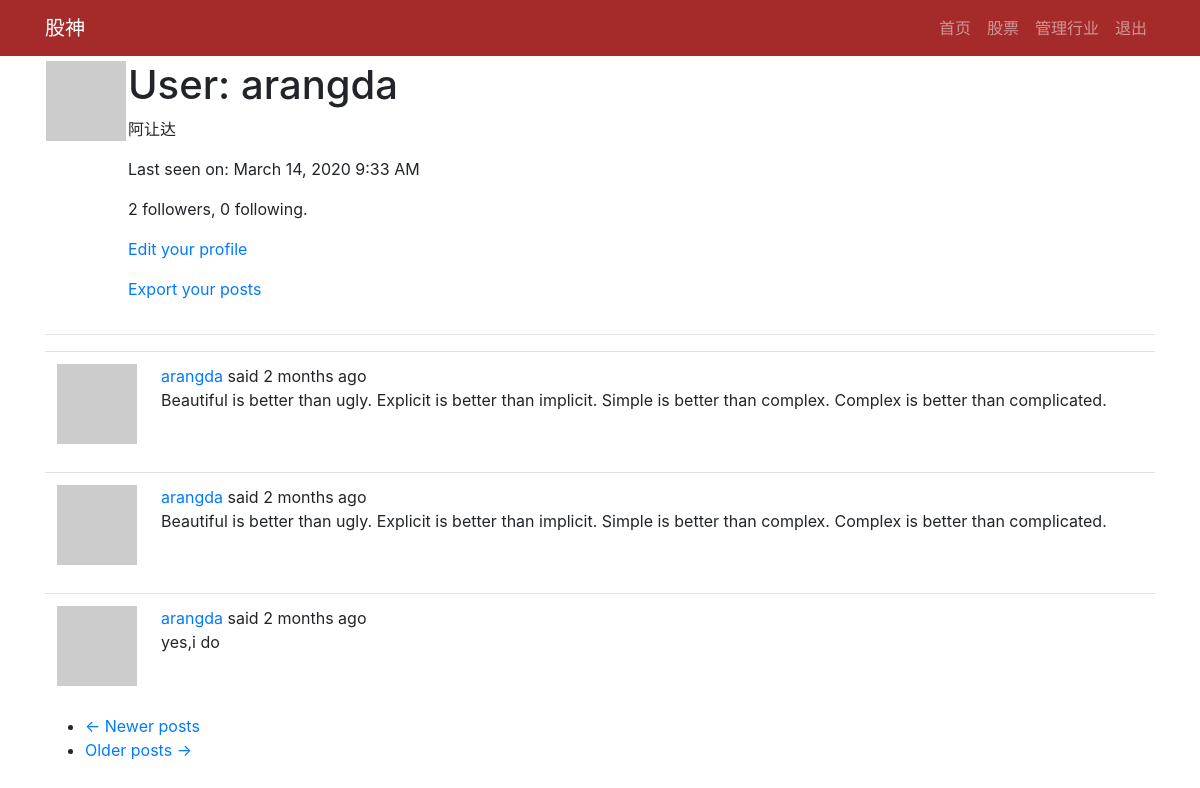
The app's page /user/arangda (signed in), older data.
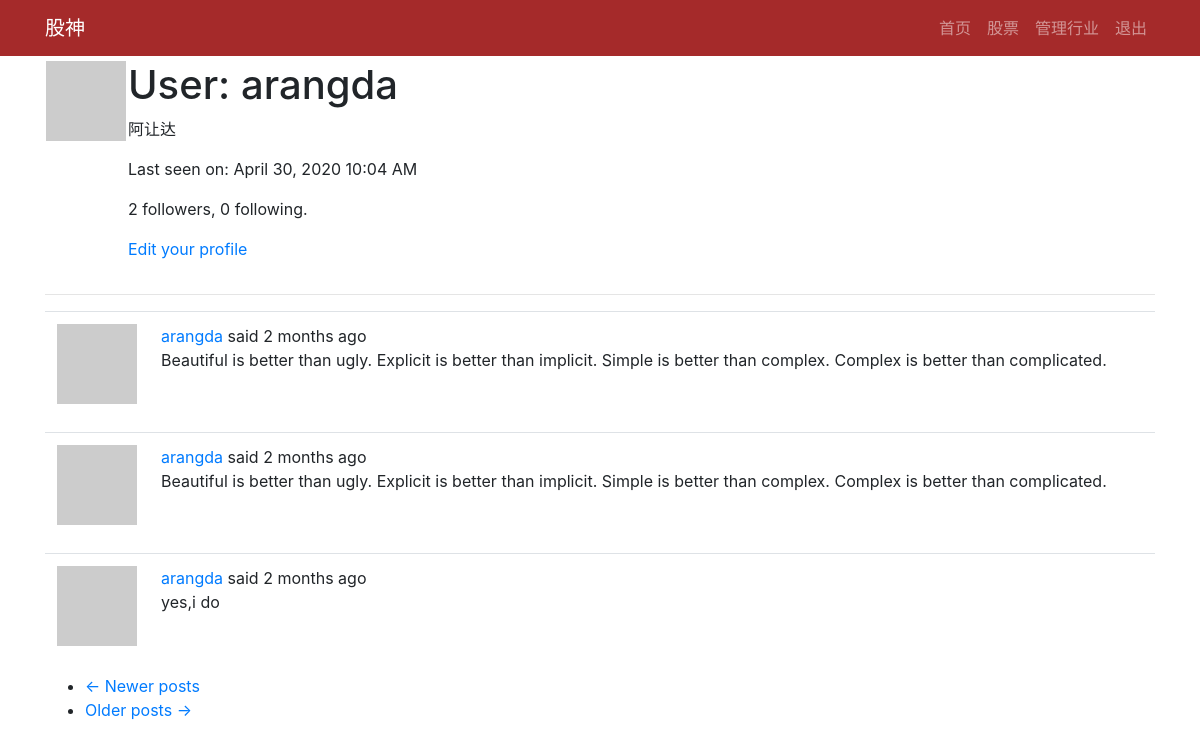
The same page, newer data.
### app/models.py (models this page shows, shortened)
class PaginatedAPIMixin(object):
    @staticmethod
    def to_collection_dict(query, page, per_page, endpoint, **kwargs):
        resources = query.paginate(page, per_page, False)
        data = {
            'items': [item.to_dict() for item in resources.items],
            '_meta': {
                'page': page,
                'per_page': per_page,
                'total_pages': resources.pages,
                'total_items': resources.total
            },
            '_links': {
                'self': url_for(endpoint, page=page, per_page=per_page,
                                **kwargs),
                'next': url_for(endpoint, page=page + 1, per_page=per_page,
                                **kwargs) if resources.has_next else None,
                'prev': url_for(endpoint, page=page - 1, per_page=per_page,
                                **kwargs) if resources.has_prev else None
            }
        }
        return data

class User(PaginatedAPIMixin,UserMixin,db.Model):
    id = db.Column(db.Integer,primary_key=True)
    username = db.Column(db.String(64),index=True,unique=True)
    email = db.Column(db.String(120),index=True,unique=True)
    password_hash = db.Column(db.String(128))
    about_me = db.Column(db.String(140))
    last_seen = db.Column(db.DateTime,default=datetime.utcnow)
    posts = db.relationship('Post',backref='author',lazy='dynamic')
    messages_sent = db.relationship('Message',
                                    foreign_keys='Message.sender_id',
                                    backref='author', lazy='dynamic')
    messages_received = db.relationship('Message',
                                        foreign_keys='Message.recipient_id',
                                        backref='recipient', lazy='dynamic')
    last_message_read_time = db.Column(db.DateTime)
    token = db.Column(db.String(32), index=True, unique=True)
    token_expiration = db.Column(db.DateTime)
    notifications = db.relationship('Notification',backref='user',lazy='dynamic')
    followed = db.relationship(
        'User',secondary=followers,
        primaryjoin=(followers.c.follower_id == id),
        secondaryjoin=(followers.c.followed_id == id),
        backref=db.backref('followers',lazy='dynamic'),lazy='dynamic'
    )
    tasks = db.relationship('Task',backref='user',lazy='dynamic')
    def avatar(self,size):
        digest = md5(self.email.lower().encode('utf-8')).hexdigest()
        return 'https://www.gravatar.com/avatar/{}?d=identicon&s={}'.format(digest,size)
    def get_task_in_progress(self, name):
        return Task.query.filter_by(name=name, user=self,
                                    complete=False).first()

### app/main/routes.py (the view)
@bp.route('/user/<username>')
@login_required
def user(username):
    user = User.query.filter_by(username=username).first_or_404()
    page = request.args.get('page',1,type=int)
    posts = user.posts.order_by(Post.timestamp.desc()).paginate(
        page,current_app.config['POSTS_PER_PAGE'],False
    )
    next_url = url_for('main.user',username=user.username,page=posts.next_num) if posts.has_next else None
    prev_url = url_for('main.user',username=user.username,page=posts.prev_num) if posts.has_prev else None
    return render_template('user.html', user=user, posts=posts.items,next_url=next_url,prev_url=prev_url)

### app/main/routes.py (called while the page is built)
@bp.before_app_request
def before_request():
    g.locale = str(get_locale())
    if current_user.is_authenticated:
        current_user.last_seen = datetime.utcnow()
        db.session.commit()

### app/models.py (called while the page is built)
@login.user_loader
def load_user(id):
    return User.query.get(int(id))

### app/templates/user.html (shortened to what this page needs)
{% extends "base.html" %}
{% block app_content %}
    <table>
        <tr valign="top">
            <td><img src="{{ user.avatar(128) }}"></td>
            <td>
                <h1>User: {{ user.username }}</h1>
                {% if user.about_me %}<p>{{ user.about_me }}</p>{% endif %}
                {% if user.last_seen %}<p>{{ _('Last seen on')}}: {{ moment(user.last_seen).format('LLL') }}</p>{% endif %}
                <p>{{ user.followers.count() }} {{_('followers')}}, {{ user.followed.count() }} {{ _('following')}}.</p>
                {% if user == current_user %}
                <p><a href="{{ url_for('main.edit_profile') }}">Edit your profile</a></p>
                {% if not current_user.get_task_in_progress('export_posts') %}
                <p><a href="{{ url_for('main.export_posts') }}">{{ _('Export your posts') }}</a></p>
                {% endif %}
                {% elif not current_user.is_following(user) %}
                <p><a href="{{ url_for('main.follow', username=user.username) }}">{{ _('Follow') }}</a></p>
                {% else %}
                <p><a href="{{ url_for('main.unfollow', username=user.username) }}">{{ _('Unfollow') }}</a></p>
                {% endif %}
            </td>
        </tr>
    </table>
    <hr>
    {% for post in posts %}
        {% include '_post.html' %}
    {% endfor %}
    <nav aria-label="...">
        <ul class="pager">
            <li class="previous{% if not prev_url %} disabled{% endif %}">
                <a href="{{ prev_url or '#' }}">
                    <span aria-hidden="true">&larr;</span> Newer posts
                </a>
            </li>
            <li class="next{% if not next_url %} disabled{% endif %}">
                <a href="{{ next_url or '#' }}">
                    Older posts <span aria-hidden="true">&rarr;</span>
                </a>
            </li>
        </ul>
    </nav>
{% endblock %}

Row changes from the older to the newer data that the page shows:
changed User "arangda": last_seen "March 14, 2020 9:33 AM" → "April 30, 2020 10:04 AM"
Text that changed along with them:
text no longer shown: "Export your posts"
